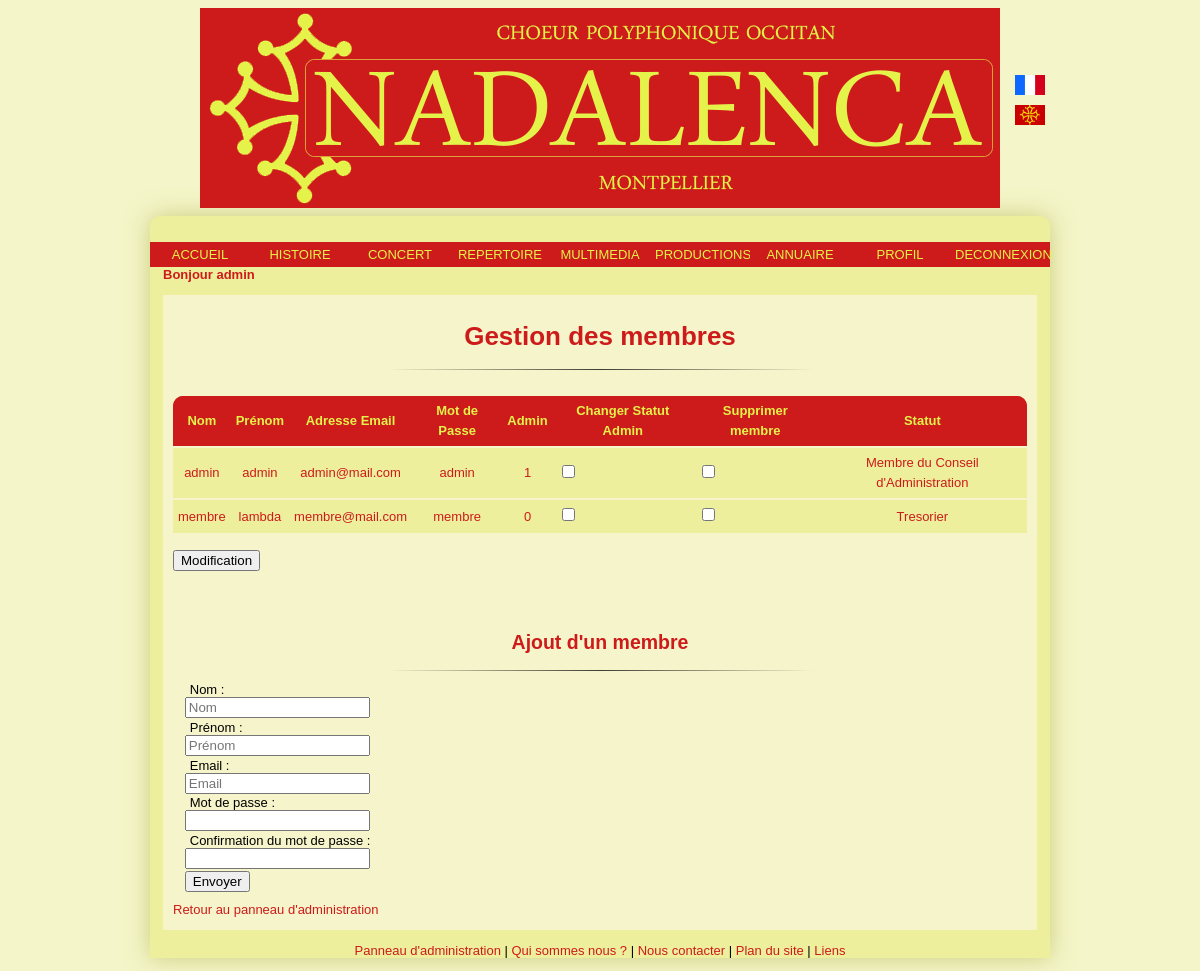
Page /Controleur/controlMembres.php (signed in) on the committed database.
### tables this page shows
CREATE TABLE IF NOT EXISTS `utilisateur` (
  `id` int(11) NOT NULL AUTO_INCREMENT,
  `nom` varchar(255) NOT NULL,
  `prenom` varchar(255) NOT NULL,
  `email` varchar(255) NOT NULL,
  `mdp` varchar(255) NOT NULL,
  `statut` varchar(255) NOT NULL,
  `admin` tinyint(1) NOT NULL,
  `adresseP` varchar(255) NOT NULL,
  `codeP` varchar(255) NOT NULL,
  `ville` varchar(255) NOT NULL,
  `numtelF` varchar(14) NOT NULL,
  `numtelM` varchar(14) NOT NULL,
  `voix` varchar(255) NOT NULL,
  PRIMARY KEY (`id`),
  UNIQUE KEY `id` (`id`)
);

### Modele/Utilisateur.php (called while the page is built, shortened)
<?php
class Utilisateur
{
	private $prenom;
	public function getPrenom()
	{
		return $this->prenom;
	}
	public function __construct ($id, $nom, $prenom, $email, $mdp, $statut, $admin, $adresseP, $codeP, $ville, $numtelF, $numtelM, $voix)
	{
		$this->prenom = $prenom;
	}
	public static function getUtilisateurByEmail($email)
	{
		$req = "SELECT * FROM utilisateur WHERE email='$email'";
		$res = mysql_query($req) or die ("Erreur insertion : Classe Utilisateur / Fonction getUtilisateurByEmail ");
		$tuple = mysql_fetch_array($res);
		return new Utilisateur($tuple['id'], $tuple['nom'], $tuple['prenom'], $email, $tuple['mdp'], $tuple['statut'], $tuple['admin'], $tuple['adresseP'], $tuple['codeP'], $tuple['ville'], $tuple['numtelF'], $tuple['numtelM'], $tuple['voix']);
	}
}
?>

### Vue/viewMembreAdmin.php (the view)
<h1>Gestion des membres</h1>
<hr />
	<table border = "1">
		<tr>
			<th>Nom</th>
			<th>Prénom</th>
			<th>Adresse Email</th>
			<th>Mot de Passe</th>
			<th>Admin</th>
			<th>Changer Statut Admin</th>
			<th>Supprimer membre</th>
			<th>Statut</th>
	<form action='../Controleur/controlMembresAdmin.php' method='post'>
<?php
	while ($tuple = mysql_fetch_array($res))
	{
		echo"<tr>"
				."<td>".$tuple['nom']."</td>"
				."<td>".$tuple['prenom']."</td>"
				."<td>".$tuple['email']."</td>"
				."<td>".$tuple['mdp']."</td>"
				."<td>".$tuple['admin']."</td>"
				."<td>"."<input type='checkbox' name='email[]' value='$tuple[email]'/>"."<br /></td>"
				."<td>"."<input type='checkbox' name='idDelete[]' value='$tuple[id]'/>"."<br /></td>"
				."<td>".$tuple['statut']."</td>"
			."</tr>";
	}
		echo "</table><br/>";
	?>
	<input type ='submit'  value ='Modification' > <br /></form>
	<?php include("../Controleur/controlAddMembres.php");?>
	<a href="../Controleur/controlAdministrateur.php">Retour au panneau d'administration</a>

### Controleur/menu.php (shortened to what this page needs)
	<body>
	<div id="page">
		<div id="banniere">
			<img src="../Images/banniere_nada.png" alt="banniere" title="Association Polyphonique Nadalenca de Montpellier"/>
			<ul id="drapeau">
				<li><a href="./controlAccueil.php?lang=fr"><img src="../Images/DrapFR.png" title="Site de l'Association Nadalenca en français" alt="drapeau_fr"/></a></li>
				<li><a href="./controlAccueil.php?lang=occ"><img src="../Images/DrapOC.png" title="Site de l'Association Nadalenca en occitan" alt="occitan_fr"/></a></li>
			</ul>
		</div>
		<div id="corps">
<?php
	include("../Modele/Utilisateur.php");
	if(isset($_SESSION['login']))
	{
		$email = $_SESSION['login'];
		$profil = Utilisateur::getUtilisateurByEmail($email);
		?>
				<ul id="menu_mem">
					<li><a href="./controlAccueil.php?lang=<?php echo $_SESSION['langue']; ?>">ACCUEIL</a></li>
					<li><a href="./controlHistoire.php?lang=<?php echo $_SESSION['langue']; ?>">HISTOIRE</a></li>
					<li><a href="./controlConcert.php">CONCERT</a>
						</li>
					<li><a href="./controlRepertoireHistoire.php?lang=<?php echo $_SESSION['langue']; ?>">REPERTOIRE</a></li>
					<li><a>MULTIMEDIA</a>
						</li>
					<li><a href="./controlProduction.php">PRODUCTIONS</a></li>
					<li><a href="./controlAnnuaire.php">ANNUAIRE</a></li>
					<li><a href="./controlProfil.php">PROFIL</a></li>
					<li><a href="./deconnexion.php">DECONNEXION</a></li>
				</ul>
				<h4>Bonjour <?php echo ($profil->getPrenom());?></h4>
			<div id="contenu">
<?php
}
?>

### style.css (style rules this page uses)
html { text-align: justify; font-family: sans-serif; font-size: small; background-color: #f4f5c8; }
#drapeau { list-style-type: none; margin-left: 63em; margin-top: -11em; background-attachment:fixed; }
#drapeau li { padding-top: 10px; }
#drapeau img { width: 30px; height: 20px; }
#page { width: 900px; height: 100%; margin: auto; }
#banniere { width: 100%; height: 100%; text-align: center; }
img { display: block; margin: 0; margin-right: auto; margin-left: auto; }
#menu_mem { width: 100%; list-style-type: none; margin: 0; margin-top: -3em; padding: 0; text-align: center; }
#menu_mem li { float: left; width: 100px; }
#menu_mem li a { display:block; color:#e5f24a; background-color:#cd1b1b; margin:0; padding:5px 5px; border:0; text-decoration:none; }
#menu_mem li a:link, #menu_mem li a:visited { display:block; color:#e5f24a; background-color:#cd1b1b; margin:0; padding:5px 5px; border:0; text-decoration:none; }
#corps { width:100%; height:100%; margin-top:7em; border-radius: 10px 10px 0 0; background-color:#edef9c; box-shadow:0px 0px 23px #cacc7b; padding-top:5em; }
#contenu { background-color: #f6f4ca; margin-right: 1em; margin-left: 1em; padding-left: 10px; padding-right: 10px; padding-bottom: 1em; }
h1 { text-align: center; margin-top: 2em; padding-top: 1em; color: #cd1b1b; }
h4 { margin: 0; margin-left: 1em; margin-bottom:-4em; color: #cd1b1b; }
hr { width: 50%; border: 0; height: 1px; background-image: -webkit-linear-gradient(left, rgba(0,0,0,0), rgba(0,0,0,0.75), rgba(0,0,0,0)); background-image: -moz-linear-gradient(left, rgba(0,0,0,0), rgba(0,0,0,0.75), rgba(0,0,0,0)); background-image: -ms-linear-gradient(left, rgba(0,0,0,0), rgba(0,0,0,0.75), rgba(0,0,0,0)); background-image: -o-linear-gradient(left, rgba(0,0,0,0), rgba(0,0,0,0.75), rgba(0,0,0,0)); }
label, input { display: block; }
input { margin-bottom: -1em; }
a:link, a:visited { text-decoration: none; color: #cd1b1b; }
table { vertical-align: middle; margin: auto; margin-top:2em; padding : auto; background-color: #cd1b1b; border:none; border-collapse:collapse; border-radius: 10px 10px 0 0; }
td, th { padding: 5px; border:none; border-collapse:collapse; color: #333; text-align: center; }
th { line-height: 20px; background-color:#cd1b1b; color: #e5f24a; border-radius: 10px 10px 0 0; }
td { line-height: 20px; border-bottom: 2px solid #f6f4ca; border-top: 2px solid #f6f4ca; background-color:#edef9c; color: #cd1b1b; }
h4 { margin: 0; margin-left: 1em; margin-bottom:-3em; color: #cd1b1b; }

### rows in the picture
utilisateur: prenom "admin", nom "admin", email "admin@mail.com", mdp "admin", admin "1", statut "Membre du Conseil d'Administration"
utilisateur: nom "membre", prenom "lambda", email "membre@mail.com", mdp "membre", admin "0", statut "Tresorier"
